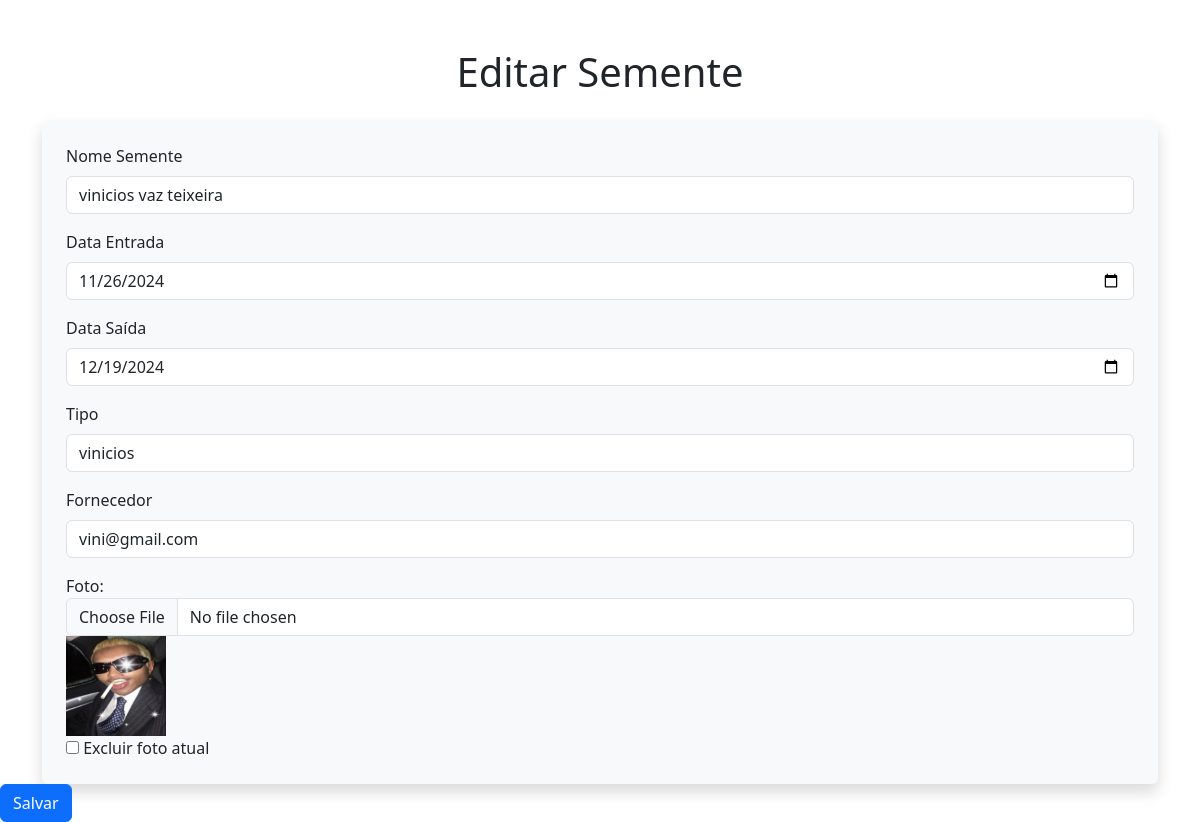
/editarSemente.php?id=1 (signed in), run on the app's committed database.
### tables this page shows
CREATE TABLE `sementes` (
  `id` int(150) NOT NULL,
  `nome_semente` varchar(150) NOT NULL,
  `dt_entrada` date NOT NULL,
  `dt_saida` date NOT NULL,
  `tipo_semente` varchar(150) NOT NULL,
  `fornecedor` varchar(150) NOT NULL,
  `foto_semente` varchar(300) NOT NULL
);

### class/sementes.class.php (called while the page is built, shortened)
<?php
require 'conexao.class.php';
class Sementes {
    private $con;
    public function __construct() {
        $this->con = new Conexao();
    }
    public function buscar($id) {
        try {
            $sql = $this->con->conectar()->prepare("SELECT * FROM sementes WHERE id=:id");
            $sql->bindValue(':id', $id);
            $sql->execute();
            return ($sql->rowCount() > 0) ? $sql->fetch() : array();
        } catch(PDOException $ex) {
            echo "ERRO: ".$ex->getMessage();
        }
    }
}

### class/conexao.class.php (called while the page is built)
<?php
class Conexao{
    private $usuario;
    private $senha;
    private $banco;
    private $servidor;
    private static $pdo;
    public function __construct(){
        $this->servidor = "localhost";
        $this->banco = "vtxp";
        $this->usuario = "root";
        $this->senha = "";
    }
    public function conectar(){
        try{
            if(is_null(self::$pdo)){
                self::$pdo = new PDO("mysql:host=".$this->servidor."; dbname=".$this->banco, $this->usuario, $this->senha);
            }
            return self::$pdo;
        }
        catch(PDOException $ex){
            echo $ex -> getMessage();
        }
    }
}

### editarSemente.php (the view, shortened to what this page needs)
<?php
include 'class/sementes.class.php';
$sementes = new Sementes();
if (!empty($_GET['id'])) {
    $id = $_GET['id'];
    $info = $sementes->buscar($id);
} else {
    header("Location: /vtxp");
    exit;
}
?>
<!DOCTYPE html>
<html lang="pt-br">
<head>
    <link href="https://cdn.jsdelivr.net/npm/bootstrap@5.3.0-alpha3/dist/css/bootstrap.min.css" rel="stylesheet">
</head>
<body>
<div class="container mt-5">
    <h1 class="text-center mb-4">Editar Semente</h1>
    <form method="POST" enctype="multipart/form-data" class="shadow p-4 rounded bg-light">
        <div class="mb-3">
            <label for="nome_semente" class="form-label">Nome Semente</label>
            <input type="text" class="form-control" id="nome_semente" name="nome_semente"
                   placeholder="Digite nome da semente" value="<?= htmlspecialchars($info['nome_semente']); ?>">
        </div>
        <div class="mb-3">
            <label for="dt_entrada" class="form-label">Data Entrada</label>
            <input type="date" class="form-control" id="dt_entrada" name="dt_entrada"
                   value="<?= htmlspecialchars($info['dt_entrada']); ?>">
        </div>
        <div class="mb-3">
            <label for="dt_saida" class="form-label">Data Saída</label>
            <input type="date" class="form-control" id="dt_saida" name="dt_saida"
                   value="<?= htmlspecialchars($info['dt_saida']); ?>">
        </div>
        <div class="mb-3">
            <label for="tipo_semente" class="form-label">Tipo </label>
            <input type="text" class="form-control" id="tipo_semente" name="tipo_semente"
                   placeholder="Digite o tipo da sua semente" value="<?= htmlspecialchars($info['tipo_semente']); ?>">
        </div>
        <div class="mb-3">
            <label for="fornecedor" class="form-label">Fornecedor</label>
            <input type="text" class="form-control" id="fornecedor" name="fornecedor"
                   placeholder="Nome do Fornecedor" value="<?= htmlspecialchars($info['fornecedor']); ?>">
        </div>
        <div class="form-group">
                <label for="foto_semente">Foto:</label>
                <input type="file" class="form-control" id="foto_semente" name="foto_semente">
                <img src="img/sementes/<?php echo $info['foto_semente']; ?>" alt="Foto atual" width="100"><br>
                <input type="checkbox" name="excluir_foto" value="1"> Excluir foto atual
            </div>
        </div>
        <button type="submit" class="btn btn-primary">Salvar</button>
</body>
</html>

### data on the page
sementes: nome_semente "vinicios vaz teixeira", dt_entrada "11/26/2024", dt_saida "12/19/2024", tipo_semente "vinicios", fornecedor "vini@gmail.com", foto_semente (picture)
